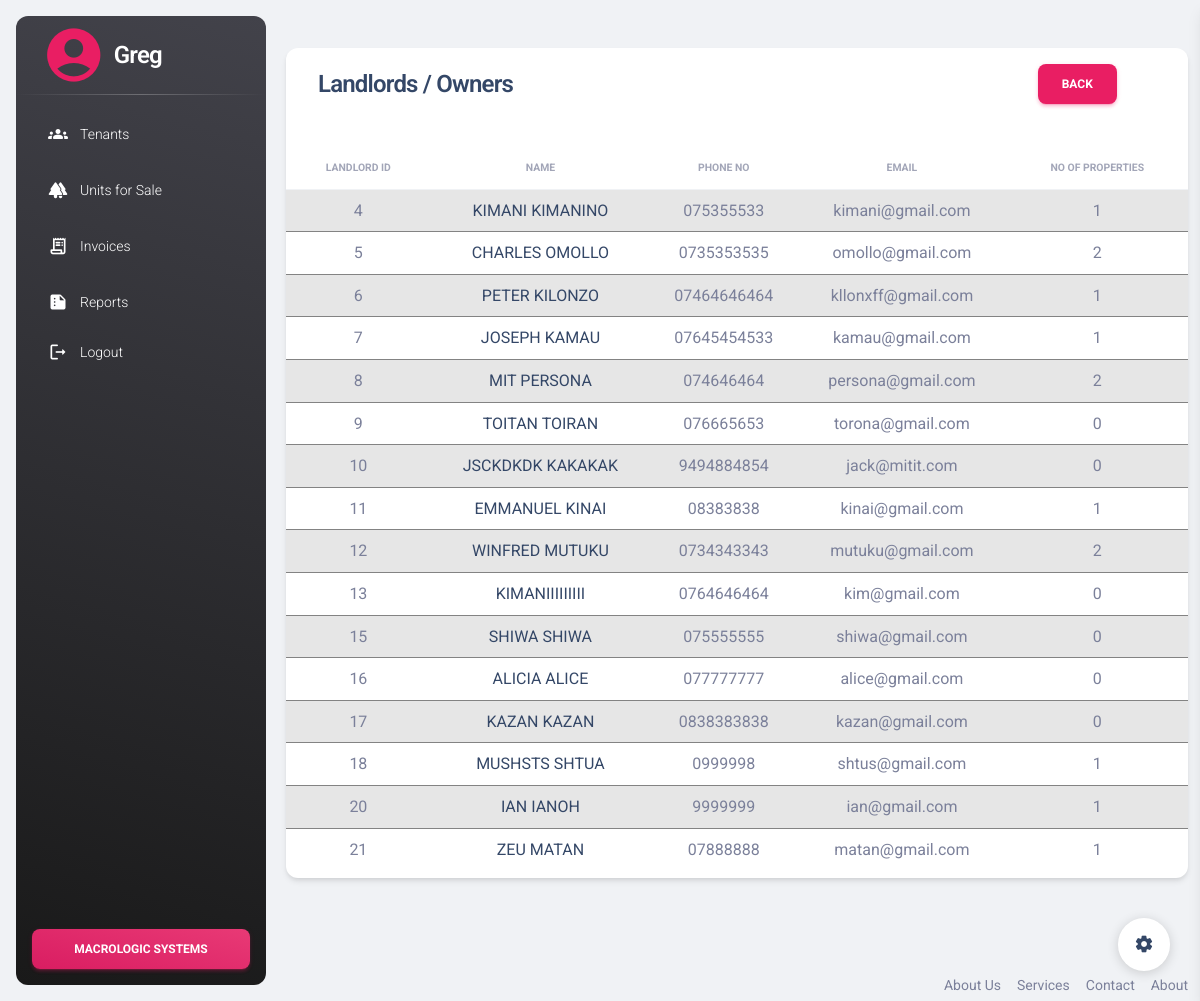
The page /reports/landlord_report.php (signed in) on the database its author committed.
### tables this page shows
CREATE TABLE `landlords` (
  `id` int(11) NOT NULL,
  `name` varchar(50) NOT NULL,
  `phone_number` varchar(50) NOT NULL,
  `email` varchar(20) NOT NULL
);

### reports/landlord_report.php (the view, shortened to what this page needs)
<?php include '../includes/header.php'; ?>
<?php include '../config/connect.php'; ?>
<div class="container-fluid py-4">
    <div class="row">
        <div class="col-12">
            <div class="card my-4">
                <div class="d-flex justify-content-between">
                    <div class="row card-header col-md-7 p-0 mx-3 z-index-2 mt-3" style="height: 25px;">
                        <div class="pt-1 pb-1">
                            <h4 class="row text-capitalize ps-3">Landlords / Owners</h4>
                        </div>
                    </div>
                    <div class="col-md-2 pt-3">
                        <div>
                            <a class="btn btn-primary" href="reports_view.php">
                                back
                            </a>
                        </div>
                    </div>
                </div>
                <div class="card-body px-0 pb-2">
                    <div class="row d-flex justify-content-between align-items-center ms-2 me-2">
                    </div>
                    <div class="table-responsive p-0">
                        <table class="table table-striped table-hover align-items-center mb-0" id="landlordTable">
                            <thead>
                                <tr>
                                    <th class="text-center text-uppercase text-secondary text-xxs font-weight-bolder opacity-7">landlord id</th>
                                    <th class="text-center text-uppercase text-secondary text-xxs font-weight-bolder opacity-7">name</th>
                                    <th class="text-center text-uppercase text-secondary text-xxs font-weight-bolder opacity-7">Phone No</th>
                                    <th class="text-center text-uppercase text-secondary text-xxs font-weight-bolder opacity-7">email</th>
                                    <th class="text-center text-uppercase text-secondary text-xxs font-weight-bolder opacity-7">no of properties</th>
                                </tr>
                            </thead>
                            <tbody>
                                <?php
                                $sql = "SELECT landlords.id AS id, landlords.name AS name, landlords.phone_number AS phone_number, landlords.email AS email, COUNT(properties.id) AS number_of_properties FROM landlords LEFT JOIN properties ON landlords.id = properties.landlord_id GROUP BY landlords.id, landlords.name, landlords.phone_number, landlords.email";
                                $result = mysqli_query($con, $sql);
                                if ($result) {
                                    while ($row = mysqli_fetch_assoc($result)) {
                                        $id = $row['id'];
                                        $name = $row['name'];
                                        $phone_number = $row['phone_number'];
                                        $email = $row['email'];
                                        $no_of_properties = $row['number_of_properties'];
                                        echo '<tr>
                                <td scope="row" class="text-center">' . $id . '</td>
                                <td class="text-center text-uppercase"><a href="individual_report.php?land_id=' . $id . '">' . $name . '</a></td>
                                <td class="text-center">' . $phone_number . '</td>
                                <td class="text-center">' . $email . '</td>
                                <td class="text-center">' . $no_of_properties . '</td>
                              </tr>';
                                    }
                                }
                                ?>
                            </tbody>
                        </table>
                    </div>
                </div>
            </div>
        </div>
    </div>
</div>
<?php include('../includes/footer.php') ?>
<div class="fixed-plugin">
    <a class="fixed-plugin-button text-dark position-fixed px-3 py-2">
        <i class="material-icons py-2">settings</i>
    </a>
</div>
</body>
</html>

### rows shown on the page
landlords: id "4", name "KIMANI KIMANINO", phone_number "075355533", email "kimani@gmail.com", no_of_properties "1"
landlords: id "5", name "CHARLES OMOLLO", phone_number "0735353535", email "omollo@gmail.com", no_of_properties "2"
landlords: id "6", name "PETER KILONZO", phone_number "07464646464", email "kllonxff@gmail.com", no_of_properties "1"
landlords: id "7", name "JOSEPH KAMAU", phone_number "07645454533", email "kamau@gmail.com", no_of_properties "1"
landlords: id "8", name "MIT PERSONA", phone_number "074646464", email "persona@gmail.com", no_of_properties "2"
landlords: id "9", name "TOITAN TOIRAN", phone_number "076665653", email "torona@gmail.com", no_of_properties "0"
landlords: id "10", name "JSCKDKDK KAKAKAK", phone_number "9494884854", email "jack@mitit.com", no_of_properties "0"
landlords: id "11", name "EMMANUEL KINAI", phone_number "08383838", email "kinai@gmail.com", no_of_properties "1"
landlords: id "12", name "WINFRED MUTUKU", phone_number "0734343343", email "mutuku@gmail.com", no_of_properties "2"
landlords: id "13", name "KIMANIIIIIIIII", phone_number "0764646464", email "kim@gmail.com", no_of_properties "0"
landlords: id "15", name "SHIWA SHIWA", phone_number "075555555", email "shiwa@gmail.com", no_of_properties "0"
landlords: id "16", name "ALICIA ALICE", phone_number "077777777", email "alice@gmail.com", no_of_properties "0"
landlords: id "17", name "KAZAN KAZAN", phone_number "0838383838", email "kazan@gmail.com", no_of_properties "0"
landlords: id "18", name "MUSHSTS SHTUA", phone_number "0999998", email "shtus@gmail.com", no_of_properties "1"
landlords: id "20", name "IAN IANOH", phone_number "9999999", email "ian@gmail.com", no_of_properties "1"
landlords: id "21", name "ZEU MATAN", phone_number "07888888", email "matan@gmail.com", no_of_properties "1"

### other values the page prints
$username "Greg"
